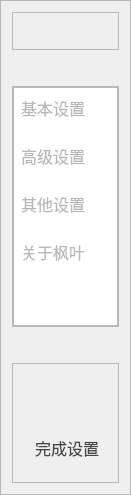
        <widget class="QFrame" name="frame_left">
         <property name="minimumSize">
          <size>
           <width>131</width>
           <height>495</height>
          </size>
         </property>
         <property name="maximumSize">
          <size>
           <width>131</width>
           <height>495</height>
          </size>
         </property>
         <property name="frameShape">
          <enum>QFrame::StyledPanel</enum>
         </property>
         <property name="frameShadow">
          <enum>QFrame::Raised</enum>
         </property>
         <layout class="QVBoxLayout" name="verticalLayout_12" stretch="0,2,1">
          <property name="spacing">
           <number>36</number>
          </property>
          <item>
           <widget class="QFrame" name="frame_left_head">
            <property name="frameShape">
             <enum>QFrame::StyledPanel</enum>
            </property>
            <property name="frameShadow">
             <enum>QFrame::Raised</enum>
            </property>
            <layout class="QHBoxLayout" name="horizontalLayout_17">
             <property name="spacing">
              <number>0</number>
             </property>
             <property name="leftMargin">
              <number>0</number>
             </property>
             <property name="topMargin">
              <number>0</number>
             </property>
             <property name="rightMargin">
              <number>0</number>
             </property>
             <property name="bottomMargin">
              <number>0</number>
             </property>
             <item>
              <widget class="QWidget" name="widget_SettingLogo" native="true">
               <property name="minimumSize">
                <size>
                 <width>0</width>
                 <height>36</height>
                </size>
               </property>
               <property name="maximumSize">
                <size>
                 <width>16777215</width>
                 <height>36</height>
                </size>
               </property>
               <property name="styleSheet">
                <string notr="true">image: url(:/svg/Morikawa/01_Data/img/logo/443px.png);</string>
               </property>
              </widget>
             </item>
            </layout>
           </widget>
          </item>
          <item>
           <widget class="QFrame" name="frame_list">
            <property name="frameShape">
             <enum>QFrame::StyledPanel</enum>
            </property>
            <property name="frameShadow">
             <enum>QFrame::Raised</enum>
            </property>
            <layout class="QHBoxLayout" name="horizontalLayout_15">
             <property name="spacing">
              <number>0</number>
             </property>
             <property name="leftMargin">
              <number>0</number>
             </property>
             <property name="topMargin">
              <number>0</number>
             </property>
             <property name="rightMargin">
              <number>0</number>
             </property>
             <property name="bottomMargin">
              <number>0</number>
             </property>
             <item>
              <widget class="QListWidget" name="listWidget_setting">
               <property name="font">
                <font>
                 <pointsize>12</pointsize>
                 <bold>false</bold>
                </font>
               </property>
               <property name="focusPolicy">
                <enum>Qt::NoFocus</enum>
               </property>
               <property name="styleSheet">
                <string notr="true">QListView {

}
QListView::item{
background-color: transparent;
color: rgb(184, 184, 184);
padding:8px;
padding-left:4px;
margin-bottom:8px;
}
QListView::item:hover {
border-radius:8px;
background-color: rgb(245, 249, 254)
}
QListView::item:selected {
background-color: rgb(235, 242, 255);
color: rgb(12, 20, 36);
border-radius:8px;
}
</string>
               </property>
               <property name="verticalScrollBarPolicy">
                <enum>Qt::ScrollBarAlwaysOff</enum>
               </property>
               <property name="horizontalScrollBarPolicy">
                <enum>Qt::ScrollBarAlwaysOff</enum>
               </property>
               <property name="currentRow">
                <number>-1</number>
               </property>
               <item>
                <property name="text">
                 <string>基本设置</string>
                </property>
                <property name="icon">
                 <iconset>
                  <normaloff>:/svg/img/svg/主页.png</normaloff>:/svg/img/svg/主页.png</iconset>
                </property>
               </item>
               <item>
                <property name="text">
                 <string>高级设置</string>
                </property>
                <property name="icon">
                 <iconset>
                  <normaloff>:/svg/img/svg/联系人.png</normaloff>:/svg/img/svg/联系人.png</iconset>
                </property>
               </item>
               <item>
                <property name="text">
                 <string>其他设置</string>
                </property>
                <property name="icon">
                 <iconset>
                  <normaloff>:/svg/img/svg/博士帽.png</normaloff>:/svg/img/svg/博士帽.png</iconset>
                </property>
               </item>
               <item>
                <property name="text">
                 <string>关于枫叶</string>
                </property>
                <property name="icon">
                 <iconset>
                  <normaloff>:/svg/img/svg/205设置.png</normaloff>:/svg/img/svg/205设置.png</iconset>
                </property>
               </item>
              </widget>
             </item>
            </layout>
           </widget>
          </item>
          <item>
           <widget class="QFrame" name="frame_left_bottom">
            <property name="frameShape">
             <enum>QFrame::StyledPanel</enum>
            </property>
            <property name="frameShadow">
             <enum>QFrame::Raised</enum>
            </property>
            <layout class="QHBoxLayout" name="horizontalLayout_16">
             <property name="spacing">
              <number>0</number>
             </property>
             <property name="leftMargin">
              <number>12</number>
             </property>
             <property name="topMargin">
              <number>0</number>
             </property>
             <property name="bottomMargin">
              <number>12</number>
             </property>
             <item alignment="Qt::AlignBottom">
              <widget class="QPushButton" name="pushButton_exit_setting">
               <property name="font">
                <font>
                 <pointsize>12</pointsize>
                </font>
               </property>
               <property name="styleSheet">
                <string notr="true">QPushButton {
color: rgb(68, 68, 68);
border:none;
text-align:left;
padding:10px;
}

QPushButton:hover {
color: rgb(120, 120, 120);
}

QPushButton:pressed {
color: rgb(0, 0, 0);
}</string>
               </property>
               <property name="text">
                <string>完成设置</string>
               </property>
               <property name="icon">
                <iconset>
                 <normaloff>:/buttom/img/buttom/退出文件夹_folder-withdrawal.svg</normaloff>:/buttom/img/buttom/退出文件夹_folder-withdrawal.svg</iconset>
               </property>
              </widget>
             </item>
            </layout>
           </widget>
          </item>
         </layout>
        </widget>
